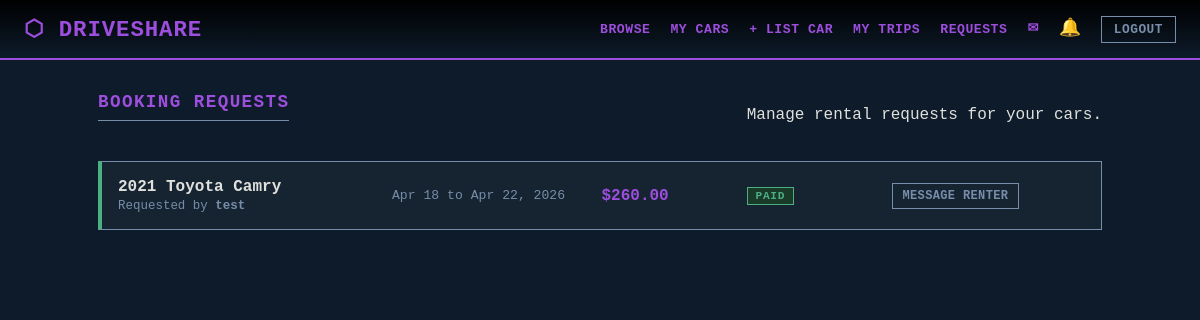
/owner/bookings (signed in), run on the app's committed database.
### models.py (models this page shows, shortened)
class Booking(db.Model):
    __tablename__ = "bookings"
    id          = db.Column(db.Integer, primary_key=True)
    car_id      = db.Column(db.Integer, db.ForeignKey("cars.id"),  nullable=False)
    renter_id   = db.Column(db.Integer, db.ForeignKey("users.id"), nullable=False)
    start_date  = db.Column(db.Date,    nullable=False)
    end_date    = db.Column(db.Date,    nullable=False)
    total_price = db.Column(db.Float,   nullable=False)
    status      = db.Column(db.String(20), default="pending")
    created_at  = db.Column(db.DateTime,   default=datetime.utcnow)

class Car(db.Model):
    __tablename__ = "cars"
    id       = db.Column(db.Integer, primary_key=True)
    owner_id = db.Column(db.Integer, db.ForeignKey("users.id"), nullable=False)
    make           = db.Column(db.String(50),  nullable=False)
    model          = db.Column(db.String(50),  nullable=False)
    year           = db.Column(db.Integer,     nullable=False)
    price_per_day  = db.Column(db.Float,       nullable=False)
    location       = db.Column(db.String(200), nullable=False)
    available_from = db.Column(db.Date,        nullable=False)
    available_to   = db.Column(db.Date,        nullable=False)
    mileage      = db.Column(db.String(50),  default="Unknown")
    transmission = db.Column(db.String(20),  default="Automatic")
    seats        = db.Column(db.Integer,     default=5)
    description  = db.Column(db.Text,        default="")
    image_url    = db.Column(db.String(300), default="")
    is_available = db.Column(db.Boolean,     default=True)
    created_at = db.Column(db.DateTime, default=datetime.utcnow)
    bookings  = db.relationship("Booking",   backref="car", lazy=True)
    watchlist = db.relationship("Watchlist", backref="car", lazy=True)

class User(UserMixin, db.Model):
    __tablename__ = "users"
    id            = db.Column(db.Integer, primary_key=True)
    email         = db.Column(db.String(120), unique=True, nullable=False)
    password_hash = db.Column(db.String(256), nullable=False)
    name          = db.Column(db.String(100), nullable=False)
    created_at    = db.Column(db.DateTime, default=datetime.utcnow)
    security_q1 = db.Column(db.String(200), nullable=False)
    security_a1 = db.Column(db.String(200), nullable=False)
    security_q2 = db.Column(db.String(200), nullable=False)
    security_a2 = db.Column(db.String(200), nullable=False)
    security_q3 = db.Column(db.String(200), nullable=False)
    security_a3 = db.Column(db.String(200), nullable=False)
    cars          = db.relationship("Car",          backref="owner",    lazy=True)
    bookings      = db.relationship("Booking",      backref="renter",   lazy=True)
    sent_messages = db.relationship("Message",      foreign_keys="Message.sender_id",   backref="sender",   lazy=True)
    recv_messages = db.relationship("Message",      foreign_keys="Message.receiver_id", backref="receiver", lazy=True)
    notifications = db.relationship("Notification", backref="user",     lazy=True)
    watchlist     = db.relationship("Watchlist",    backref="renter",   lazy=True)

### routes/booking.py (the view)
@booking_bp.route("/owner/bookings")
@login_required
def owner_bookings():
    owned_car_ids = [car.id for car in current_user.cars]
    bookings = (
        Booking.query
        .filter(Booking.car_id.in_(owned_car_ids))
        .order_by(Booking.created_at.desc())
        .all()
    )
    return render_template("booking/owner_bookings.html", bookings=bookings)

### templates/booking/owner_bookings.html (shortened to what this page needs)
{% extends "base.html" %}
{% block content %}
<div class="page-header">
  <h1>Booking Requests</h1>
  <p>Manage rental requests for your cars.</p>
</div>
{% if bookings %}
<div class="bookings-list">
  {% for b in bookings %}
  <div class="booking-card status-{{ b.status }}">
    <div class="booking-car">
      <strong>{{ b.car.year }} {{ b.car.make }} {{ b.car.model }}</strong>
      <span class="booking-renter">Requested by <strong>{{ b.renter.name }}</strong></span>
    </div>
    <div class="booking-dates">
      {{ b.start_date.strftime('%b %d') }} to {{ b.end_date.strftime('%b %d, %Y') }}
    </div>
    <div class="booking-price">${{ "%.2f"|format(b.total_price) }}</div>
    <div class="booking-status">
      <span class="status-badge
        {% if b.status == 'confirmed' %}badge-blue
        {% elif b.status == 'paid' %}badge-green
        {% elif b.status == 'cancelled' %}badge-red
        {% else %}badge-yellow{% endif %}">
        {{ b.status | capitalize }}
      </span>
    </div>
    <div class="booking-actions">
      <a href="{{ url_for('messages.conversation', other_id=b.renter_id) }}" class="btn btn-sm btn-outline">Message Renter</a>
    </div>
  </div>
  {% endfor %}
</div>
{% else %}
<div class="empty-state">
  <div class="empty-icon">📋</div>
  <h3>No booking requests yet</h3>
  <p>Requests from renters will appear here once you list a car.</p>
</div>
{% endif %}
{% endblock %}

### static/css/style.css (style rules this page uses)
:root { --primary-color: #0d1b2a; --secondary-color: #1b263b; --text-color: #e0e1dd; --border-color: #778da9; --accent-color: #9d4edd; --spacing: 1.5rem; --pending-bg: #2e2510; --pending-fg: #e8a619; --confirmed-bg: #0f2233; --confirmed-fg: #4fa3e0; --paid-bg: #1a3a2a; --paid-fg: #4caf82; --cancelled-bg: #2e1010; --cancelled-fg: #e05555; --muted-bg: #111; --muted-fg: #556677; }
*, *::before, *::after { box-sizing: border-box; margin: 0; padding: 0; }
body { font-family: 'Courier New', Courier, monospace; background-color: var(--primary-color); color: var(--text-color); min-height: 100vh; }
main h2, .page-header h1 { font-size: 1.1rem; text-transform: uppercase; letter-spacing: 0.08em; color: var(--accent-color); margin-bottom: 1rem; border-bottom: 1px solid var(--border-color); padding-bottom: 0.5rem; }
.btn { padding: 10px 18px; background: var(--accent-color); color: #fff; border: none; font-weight: bold; cursor: pointer; transition: transform 0.2s, background 0.2s; font-family: 'Courier New', Courier, monospace; font-size: 0.85rem; text-decoration: none; text-transform: uppercase; display: inline-flex; align-items: center; gap: 0.4rem; white-space: nowrap; letter-spacing: 0.03em; }
.btn-ghost, .btn-outline { background: transparent; color: var(--border-color); border: 1px solid var(--border-color); }
.btn-sm { padding: 5px 10px; font-size: 0.75rem; }
.page-header { display: flex; justify-content: space-between; align-items: center; margin-bottom: var(--spacing); }
.status-badge { display: inline-flex; align-items: center; padding: 2px 8px; font-size: 0.7rem; font-weight: bold; letter-spacing: 0.06em; text-transform: uppercase; border: 1px solid transparent; }
.badge-green { background: var(--paid-bg); color: var(--paid-fg); border-color: var(--paid-fg); }
.bookings-list { display: flex; flex-direction: column; gap: 0.6rem; }
.booking-card { background: rgba(255, 255, 255, 0.04); border: 1px solid var(--border-color); border-left: 4px solid var(--border-color); padding: 1rem; display: grid; grid-template-columns: 2fr 1.5fr 1fr 1fr 1.5fr; gap: 0.5rem 1rem; align-items: center; transition: background 0.2s; }
.booking-card.status-paid { border-left-color: var(--paid-fg); }
.booking-car { display: flex; flex-direction: column; gap: 0.2rem; }
.booking-loc, .booking-renter { font-size: 0.78rem; color: var(--border-color); }
.booking-dates { font-size: 0.82rem; color: var(--border-color); }
.booking-price { font-weight: bold; font-size: 1rem; color: var(--accent-color); }
.booking-actions { display: flex; gap: 0.4rem; flex-wrap: wrap; }

### data on the page
Booking: car.year "2021", car.make "Toyota", car.model "Camry", renter.name "test", start_date "Apr 18", end_date "Apr 22, 2026", total_price "260.00", status "PAID"
